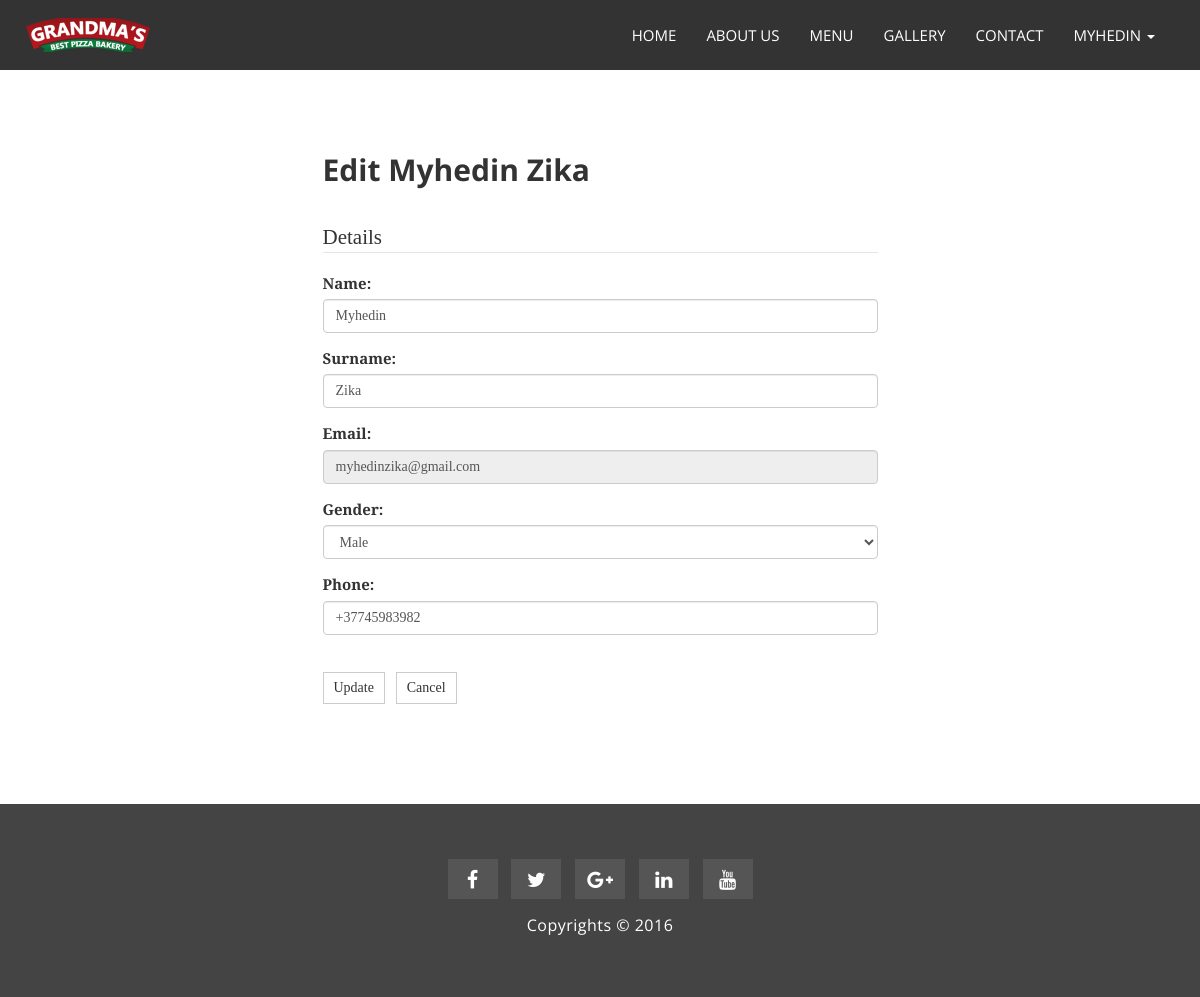
The app's page /account_details.php (signed in) with its own data.
### tables this page shows
CREATE TABLE `users` (
  `userID` int(11) NOT NULL,
  `userName` varchar(100) NOT NULL,
  `userSurname` varchar(100) NOT NULL,
  `userEmail` varchar(255) NOT NULL,
  `userPassword` varchar(255) NOT NULL,
  `userGender` char(1) NOT NULL,
  `userPhone` varchar(50) NOT NULL,
  `userStatus` int(11) NOT NULL,
  `tokenCode` varchar(100) NOT NULL,
  `userAdmin` int(11) NOT NULL,
  `joining_date` timestamp NOT NULL DEFAULT CURRENT_TIMESTAMP
);

### includes/class.user.php (called while the page is built, shortened)
<?php
class USER
{
  private $conn;
  public function __construct()
  {
    $database = new Database();
    $db = $database->dbConnection();
    $this->conn = $db;
  }
  public function runQuery($sql)
  {
    $stmt = $this->conn->prepare($sql);
    return $stmt;
  }
  public function is_logged_in()
  {
    if (isset($_SESSION['userSession'])) {
      return true;
    }
  }
}

### includes/session.php (called while the page is built, shortened)
<?php
include("dbconnect.php");
class Session
{
  function checkLogin()
  {
    if (isset($_SESSION['username'])) {
      return true;
    }
    else {
      return false;
    }
  }
  function getUser($userId)
  {
    global $database;
    $sql = "Select * from users WHERE userID = :userID";
    $stmt = $database->connection->prepare($sql);
    $stmt->bindParam('userID', $userId);
    $stmt->execute();
    $user = $stmt->fetch();
    return $user;
  }
}
$session = new Session();
?>

### includes/dbconnect.php (called while the page is built, shortened)
<?php
class MySQLDB
{
  function __construct()
  {
    try {
      $this->connection = new PDO('mysql:host=' . DB_SERVER . ';dbname=' . DB_NAME, DB_USER, DB_PASS);
    } catch (PDOException $e) {
      echo "Error connecting to database.";
    }
  }
}
?>

### account_details.php (the view, shortened to what this page needs)
<?php
include('includes/session.php');
require_once 'includes/class.user.php';
$user_login = new USER();
if ($user_login->is_logged_in()) {
  $stmt = $user_login->runQuery("SELECT * FROM users WHERE userID=:uid");
  $stmt->execute(array(":uid" => $_SESSION['userSession']));
  $row = $stmt->fetch(PDO::FETCH_ASSOC);
}
?>
<!DOCTYPE html>
<html lang="en">
<head>
  <link href="assets/css/font-awesome.css" rel="stylesheet">
  <link href="assets/css/bootstrap.css" rel="stylesheet">
  <link rel="stylesheet" type="text/css" href="assets/css/slick.css">
  <link rel="stylesheet" type="text/css" href="assets/css/bootstrap-datepicker.css">
  <link id="switcher" href="assets/css/theme-color/default-theme.css" rel="stylesheet">
  <link rel="stylesheet" href="https://cdnjs.cloudflare.com/ajax/libs/font-awesome/4.7.0/css/font-awesome.min.css">
  <link href="style.css" rel="stylesheet">
</head>
<body>
<?php
if ($user_login->is_logged_in())
{
$userId = $_SESSION['userSession'];
$user = $session->getUser($userId);
if ($user['userAdmin'] == 0)
{
?>
<header id="mu-header">
  <nav class="navbar navbar-default mu-main-navbar navbar-bg" role="navigation"
       style="background-color: rgba(0, 0, 0, 0.8);">
    <div class="container">
      <div class="navbar-header">
        <a class="navbar-brand" href="index.php"><img src="assets/img/logo.png" alt="Logo img"></a>
      </div>
      <div id="navbar" class="navbar-collapse collapse">
        <ul id="top-menu" class="nav navbar-nav navbar-right mu-main-nav">
          <li><a href="index.php">HOME</a></li>
          <li><a href="index.php">ABOUT US</a></li>
          <li><a href="index.php">MENU</a></li>
          <li><a href="index.php">GALLERY</a></li>
          <li><a href="index.php">CONTACT</a></li>
          <?php
          if (!$user_login->is_logged_in()) {
            echo '<li><a href="includes/login.php">LOG IN / SIGN UP</a></li>';
          } else {
            ?>
            <li class="dropdown"><a class="dropdown-toggle" data-toggle="dropdown"
                                    href="index.php"><?php echo strtoupper($row['userName']); ?>
                <span class="caret"></span></a>
            </li>
            <?php
          }
          ?>
        </ul>
      </div>
    </div>
  </nav>
</header>
<div class="page-body" style="margin-top: 150px; margin-bottom: 100px;">
  <?php
  $userId = $user['userID'];
    ?>
    <?php
  $user = $session->getUser($userId);
  ?>
  <div class="container">
    <div class="row">
      <div class="col-md-6 col-md-push-3 col-sm-8 col-sm-push-2">
        <h2>Edit <?= $user['userName'] ?><?php echo '&nbsp'; ?><?= $user['userSurname'] ?></h2>
        <form class="admin-form" method="post">
          <fieldset>
            <legend>Details</legend>
            <div class="form-group">
              <label for="name">Name:</label>
              <input type="text" id="name" class="form-control" name="name" value="<?= $user['userName'] ?>"/>
            </div>
            <div class="form-group">
              <label for="surname">Surname:</label>
              <input type="text" id="surname" class="form-control" name="surname" value="<?= $user['userSurname'] ?>"/>
            </div>
            <div class="form-group">
              <label for="email">Email:</label>
              <input type="text" id="email" class="form-control" name="email" disabled
                     value="<?= $user['userEmail'] ?>"/>
            </div>
            <div class="form-group">
              <label for="gender">Gender:</label>
              <select name="gender" id="gender" class="form-control">
                <?php
                if ($user['userGender'] === 'M') {
                  echo '<option value="M" selected="selected">Male</option>';
                } else {
                  echo '<option value="M" >Male</option>';
                  echo '<option value="F" selected="selected">Female</option>';
                }
                ?>
              </select>
            </div>
            <div class="form-group">
              <label for="phone">Phone:</label>
              <input type="text" id="phone" class="form-control" name="phone" value="<?= $user['userPhone'] ?>"/>
            </div>
          </fieldset>
          <div class="buttons">
            <button type="submit" class="mu-btn icon go" title="Update" name="action" value="update">Update</button>
            <a class="mu-btn icon cancel" title="Cancel" href="account_details.php">Cancel</a>
          </div>
        </form>
      </div>
    </div>
  </div>
  <?php
  }
  else {
    $user_login->redirect('index.php');
  }
  }
  else {
    $user_login->redirect('index.php');
  }
  ?>
</div>
<footer id="mu-footer">
  <div class="container">
    <div class="row">
      <div class="col-md-12">
        <div class="mu-footer-area">
          <div class="mu-footer-social">
            <a href="#"><span class="fa fa-facebook"></span></a>
            <a href="#"><span class="fa fa-twitter"></span></a>
            <a href="#"><span class="fa fa-google-plus"></span></a>
            <a href="#"><span class="fa fa-linkedin"></span></a>
            <a href="#"><span class="fa fa-youtube"></span></a>
          </div>
          <div class="mu-footer-copyright">
            <p>Copyrights &copy; <a rel="nofollow" href="#">2016</a></p>
          </div>
        </div>
      </div>
    </div>
  </div>
</footer>
</body>
</html>

### style.css (style rules this page uses)
body { background-color: #ffffff; font-family: "Prata", serif; color: #333333; font-size: 15px; overflow-x: hidden; }
ul { padding: 0; margin: 0; list-style: none; }
a { text-decoration: none; color: #333333; }
h1, h2, h3, h4, h5, h6 { font-family: "Open Sans", sans-serif; }
h2 { font-size: 30px; font-weight: 700; line-height: 40px; margin: 0; }
img { border: none; }
#mu-header { left: 0; right: 0; top: 0; position: fixed; z-index: 999; }
.mu-main-navbar { background-color: transparent; border: none; padding: 25px 0; border-radius: 0; -webkit-transition: all 0.5s; -moz-transition: all 0.5s; -ms-transition: all 0.5s; -o-transition: all 0.5s; transition: all 0.5s; }
.mu-main-navbar .mu-main-nav { font-family: "Open Sans", sans-serif; }
.mu-main-navbar .mu-main-nav li a { color: #fff; -webkit-transition: all 0.5s; -moz-transition: all 0.5s; -ms-transition: all 0.5s; -o-transition: all 0.5s; transition: all 0.5s; }
.mu-main-navbar .navbar-header .navbar-brand { padding: 0; margin-top: 8px; height: 34px; width: 145px; -webkit-transition: all 0.5s; -moz-transition: all 0.5s; -ms-transition: all 0.5s; -o-transition: all 0.5s; transition: all 0.5s; }
.mu-main-navbar .navbar-header .navbar-brand img { width: 100%; height: 100%; }
.navbar-bg { background-color: rgba(0, 0, 0, 0.8); padding: 10px 0; }
#mu-footer { background-color: #444; display: inline; float: left; padding: 50px 0; width: 100%; }
#mu-footer .mu-footer-area { display: inline; float: left; width: 100%; text-align: center; }
#mu-footer .mu-footer-area .mu-footer-social { display: inline; float: left; width: 100%; text-align: center; margin-bottom: 10px; }
#mu-footer .mu-footer-area .mu-footer-social a { background-color: #555; color: #fff; display: inline-block; font-size: 20px; height: 40px; line-height: 32px; margin: 5px; padding: 5px; text-align: center; width: 50px; -webkit-transition: all 0.5s; -moz-transition: all 0.5s; -ms-transition: all 0.5s; -o-transition: all 0.5s; transition: all 0.5s; }
#mu-footer .mu-footer-area .mu-footer-copyright { display: inline; float: left; width: 100%; }
#mu-footer .mu-footer-area .mu-footer-copyright p { font-family: "Open Sans", sans-serif; font-size: 16px; letter-spacing: 0.5px; color: #fff; }
#mu-footer .mu-footer-area .mu-footer-copyright p a { color: #fff; }
legend { padding-top: 1.5em; }
.mu-btn { background-color: #fff; border: 1px solid #ccc; display: inline-block; font-size: 14px; padding: 5px 10px; transition: all 0.2s; }
.buttons { margin-top: 1.5em; }
.buttons .mu-btn { margin: 0 0.5em 0 0; }

### records on screen
users: userName "MYHEDIN", userName "Myhedin", userSurname "Zika", name "Myhedin", surname "Zika", email "myhedinzika@gmail.com", gender "Male", phone "+37745983982"
